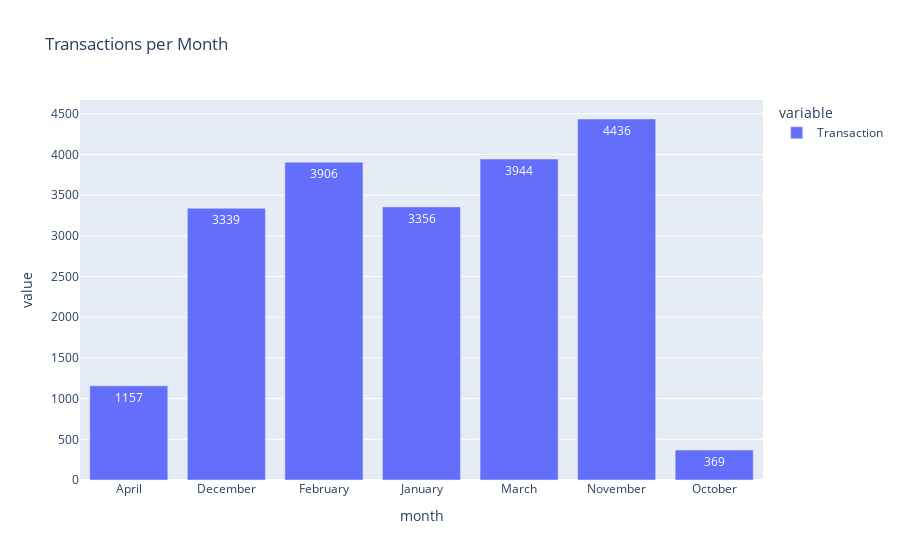

Here is the notebook cell this chart was saved with:
### Code cell
fig = px.bar(data_frame=trans_per_month, text_auto=True, title="Transactions per Month")
fig.show()

### Figure 1 — Plotly figure (JSON) as saved in the notebook; plotly's stock layout.template omitted (floating-point values rounded to 4 significant figures)
{"data": [{"alignmentgroup": "True", "hovertemplate": "variable=Transaction<br>month=%{x}<br>value=%{y}<extra></extra>", "legendgroup": "Transaction", "marker": {"color": "#636efa", "pattern": {"shape": ""}}, "name": "Transaction", "offsetgroup": "Transaction", "orientation": "v", "showlegend": true, "textposition": "auto", "texttemplate": "%{y}", "type": "bar", "x": ["April", "December", "February", "January", "March", "November", "October"], "xaxis": "x", "y": [1157, 3339, 3906, 3356, 3944, 4436, 369], "yaxis": "y"}], "layout": {"barmode": "relative", "legend": {"title": {"text": "variable"}, "tracegroupgap": 0}, "title": {"text": "Transactions per Month"}, "xaxis": {"anchor": "y", "domain": [0, 1], "title": {"text": "month"}}, "yaxis": {"anchor": "x", "domain": [0, 1], "title": {"text": "value"}}}}
